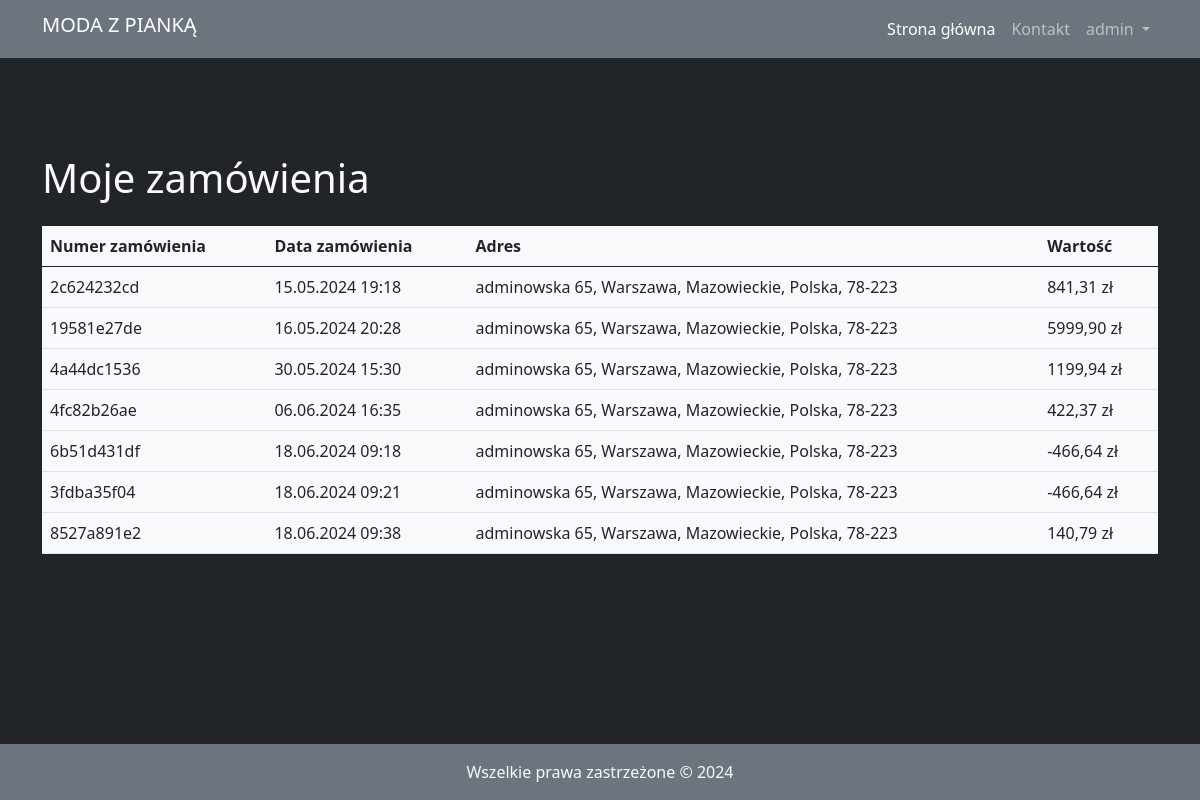
Page /my_orders (signed in) on the committed database.
### order/models.py (models this page shows)
class Order(models.Model):
	user = models.ForeignKey(User, on_delete=models.CASCADE, null=True, blank=True)
	full_name = models.CharField(max_length=250)
	email = models.EmailField(max_length=250)
	shipping_address = models.TextField(max_length=1500)
	amount_paid = models.DecimalField(max_digits=7, decimal_places=2)
	date_ordered = models.DateTimeField(auto_now_add=True)
	def __str__(self):
		return hashlib.sha256(str(self.id).encode()).hexdigest()[:10]

### order/views.py (the view)
# urls.py: path('my_orders', MyOrdersPage.as_view(), name='my_orders'),
class MyOrdersPage(View):
    template_name = 'my_orders.html'
    def get(self, request, *args, **kwargs):
        if not request.user.is_authenticated:
            return redirect(f"{reverse('login')}?next={reverse('order:my_orders')}")
        orders = Order.objects.filter(user=request.user)
        content = {
            'orders': orders
        }
        return render(request, self.template_name, content)

### shop/cart.py (called while the page is built)
    def __len__(self):
        return len(self.cart)

### shop/context_processors.py (called while the page is built)
def cart(request):
	return {'cart': Cart(request)}

### order/templates/my_orders.html (shortened to what this page needs)
{% extends "base.html" %}
{% load static %}
{% load crispy_forms_tags %}
{% block content %}
    <div class="container mt-5">
        <h1>Moje zamówienia</h1>
        <table class="table mt-4 table-hover text-dark bg-light">
            <thead>
            <tr>
                <th>Numer zamówienia</th>
                <th>Data zamówienia</th>
                <th>Adres</th>
                <th>Wartość</th>
            </tr>
            </thead>
            <tbody>
            {% for order in orders %}
                <tr>
                    <td>{{ order }}</td>
                    <td>{{ order.date_ordered|date:"d.m.Y H:i" }}</td>
                    <td>{{ order.shipping_address }}</td>
                    <td>{{ order.amount_paid }} zł</td>
                </tr>
            {% empty %}
                <tr>
                    <td colspan="5">Brak zamówień</td>
                </tr>
            {% endfor %}
            </tbody>
        </table>
    </div>
{% endblock %}

### templates/base.html (shortened to what this page needs)
{% load static %}
<!DOCTYPE html>
<html lang="en">
<head>
    <link rel="stylesheet" href="{% static 'css/bootstrap.min.css' %}">
    <link rel="stylesheet" href="https://cdn.jsdelivr.net/npm/bootstrap-icons@1.5.0/font/bootstrap-icons.css">
</head>
<body class="bg-dark text-light d-flex flex-column min-vh-100">
    <nav class="navbar  navbar-expand-lg navbar-dark bg-secondary mb-5">
        <div class="container">
            <a title="Shop" class="navbar-brand h1" href="/">
                MODA Z PIANKĄ
            </a>
            <div class="collapse navbar-collapse" id="navbarSupportedContent">
                <ul class="navbar-nav ms-auto mb-2 mb-lg-0">
                    <li class="nav-item">
                        <a class="nav-link active" data-test="nav-home" aria-current="page" href="/">Strona główna</a>
                    </li>
                    <li class="nav-item">
                        <a class="nav-link" data-test="nav-contact" href="{% url 'shop:contact' %}">Kontakt</a>
                    </li>
                    {% if user.username == '' %}
                    <li class="nav-item">
                        <a class="nav-link" data-test="nav-sign-in" href="/login">Zaloguj się</a>
                    </li>
                    {% elif user.username == 'admin' %}
                    <li class="nav-item dropdown">
                        <a class="nav-link dropdown-toggle" href="#" data-test="nav-menu" id="menu" role="button"
                            data-bs-toggle="dropdown"
                            aria-expanded="false">
                            {{ user.username }}
                        </a>
                    </li>
                    {% endif %}
                </ul>
            </div>
        </div>
    </nav>
    {% block content %}{% endblock %}
    <footer class="bg-secondary text-light text-center p-3 mt-auto">
        <div class="container">
            <p class="m-0">Wszelkie prawa zastrzeżone © 2024</p>
        </div>
    </footer>
</body>
</html>

### rows in the picture
Order: id "2c624232cd", date_ordered "15.05.2024 19:18", shipping_address "adminowska 65, Warszawa, Mazowieckie, Polska, 78-223", amount_paid "841,31"
Order: id "19581e27de", date_ordered "16.05.2024 20:28", shipping_address "adminowska 65, Warszawa, Mazowieckie, Polska, 78-223", amount_paid "5999,90"
Order: id "4a44dc1536", date_ordered "30.05.2024 15:30", shipping_address "adminowska 65, Warszawa, Mazowieckie, Polska, 78-223", amount_paid "1199,94"
Order: id "4fc82b26ae", date_ordered "06.06.2024 16:35", shipping_address "adminowska 65, Warszawa, Mazowieckie, Polska, 78-223", amount_paid "422,37"
Order: id "6b51d431df", date_ordered "18.06.2024 09:18", shipping_address "adminowska 65, Warszawa, Mazowieckie, Polska, 78-223", amount_paid "-466,64"
Order: id "3fdba35f04", date_ordered "18.06.2024 09:21", shipping_address "adminowska 65, Warszawa, Mazowieckie, Polska, 78-223", amount_paid "-466,64"
Order: id "8527a891e2", date_ordered "18.06.2024 09:38", shipping_address "adminowska 65, Warszawa, Mazowieckie, Polska, 78-223", amount_paid "140,79"

### other values in the picture
{{ user.username }} "admin"
